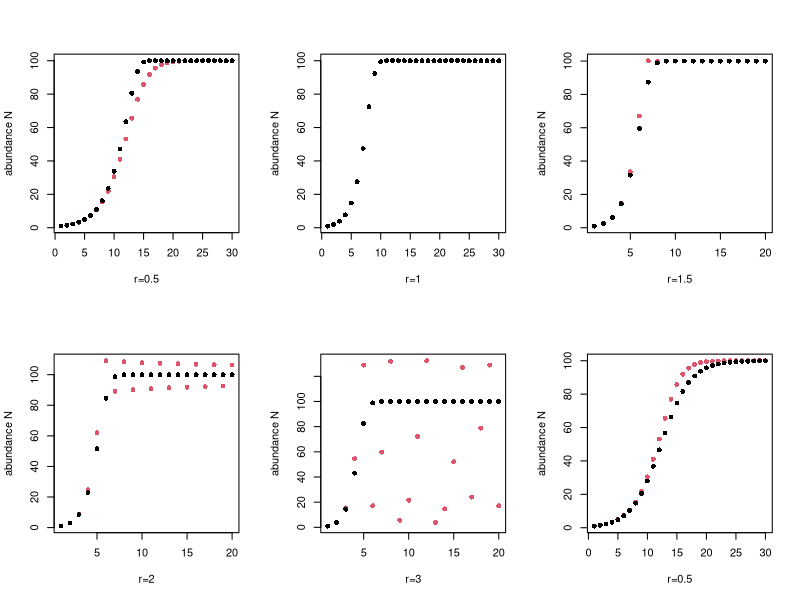
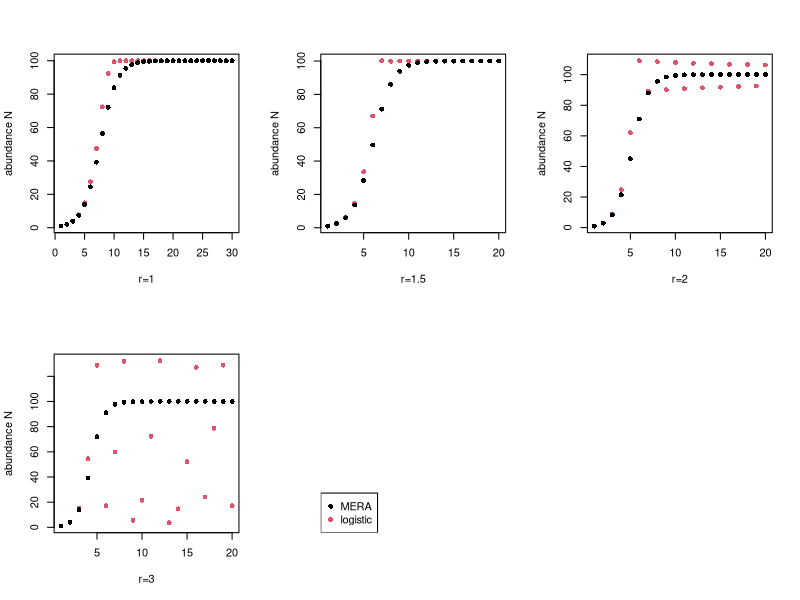

These charts were generated, in order, by the following R code:
growth <- function(r,N,SSN,partial=T){
	if(partial){
		r*(1-N/SSN)/(1+(r-1)*N/SSN)
	}else{
		r*(1-N/SSN)/(1+r*N/SSN)
	}
}

logi_growth <- function(r,N,SSN){
	r*(1-N/SSN)
}

plot_dynamic <- function(r,SSN,nstep,partial=T){
	N1_seq <- N2_seq <- 1
	t <- 1
	while (t < nstep){
		N1_seq <- c(N1_seq,N1_seq[length(N1_seq)]*(1+growth(r,N1_seq[length(N1_seq)],SSN,partial)))
		N2_seq <- c(N2_seq,N2_seq[length(N2_seq)]*(1+logi_growth(r,N2_seq[length(N2_seq)],SSN)))
		t <- t+1
	}
	time <- (1:nstep)
	plot(N2_seq~time,xlab=paste("r=",r,sep=""),ylab="abundance N",col=2,pch=16)
	points(time,N1_seq,pch=16,col=1)
}
par(mfrow=c(2,3))
SSN <- 100
r <- 1.3
nstep=20

r_seq <- c(0.5,1,1.5,2,3)
ns_seq <- c(30,30,20,20,20)

for(i in 1:5){
	plot_dynamic(r_seq[i],SSN,ns_seq[i])
}

for(i in 1:5){
	plot_dynamic(r_seq[i],SSN,ns_seq[i],partial=F)
}

plot.new()
legend("bottomleft",c("MERA","logistic"),pch=16,col=c(1,2))
